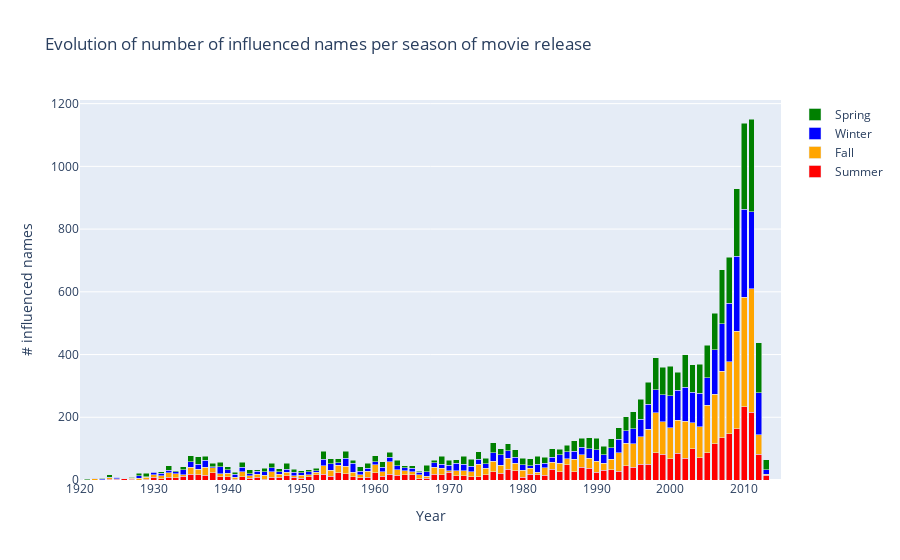

Write notebook code for a chart like this one.
### Markdown cell above
### Number of influenced names during each season : timeline 

The yearly variation of the number of influenced names per season can be used as a first way to try to quantify the influence of movie release. We then show the qualitative effect of movie release season, rather than the quantitative effect, which will be study in the following cells.

### Code cell
# Define the main line plot for each season
seasons = ['Summer', 'Fall', 'Winter', 'Spring']
colors = ['red', 'orange', 'blue', 'green']
data = [summer_movies_df_sorted, fall_movies_df_sorted, winter_movies_df_sorted, spring_movies_df_sorted]

# Bar chart plot
fig = go.Figure()
for i, season in enumerate(seasons):
    fig.add_trace(go.Bar(
        x=data[i]['year'],
        y=data[i]['nb_names'],
        name=seasons[i],
        marker_color=colors[i],
        offsetgroup=1
    ))

# Mise en forme du tracé
fig.update_layout(
    title = "Evolution of number of influenced names per season of movie release",
    xaxis=dict(title='Year'),
    yaxis=dict(title='# influenced names'),
    barmode='stack'  # 'stack' empile les barres pour chaque order  
      
)
fig.update_xaxes(range=[1920, 2015])
